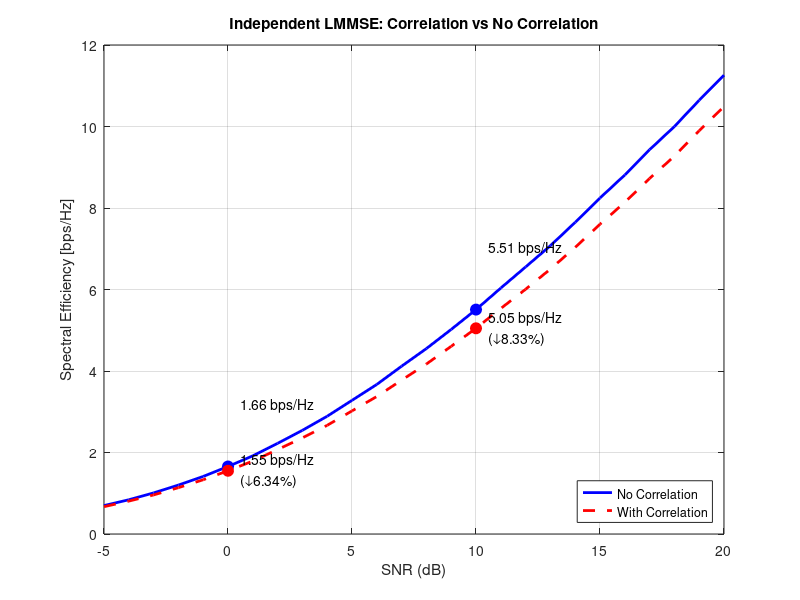
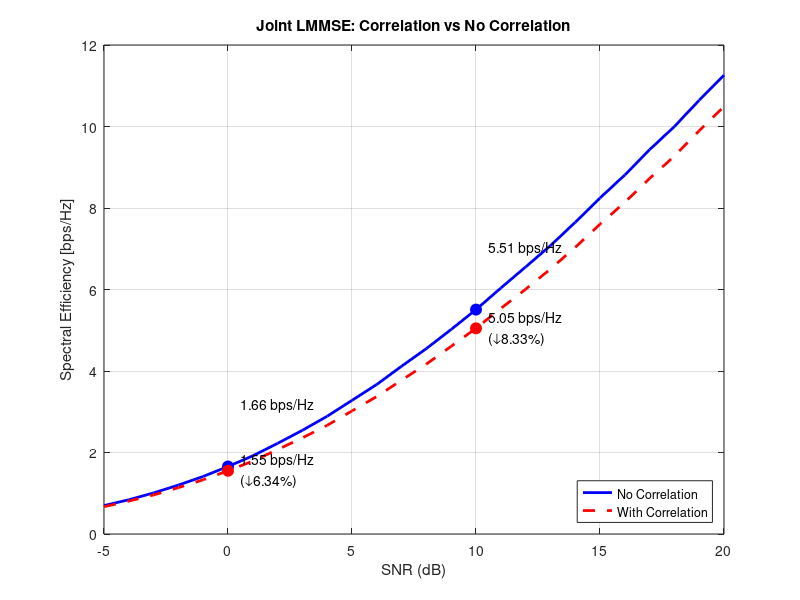

Write the MATLAB code that produced these figures, in order.
clear; clc; close all;

% Parameters
Nt = 2; Nr = 2;
snr_dB = -5:1:20;
snr = 10.^(snr_dB / 10);
n_iter = 10000;

% Correlation matrices
Rt = [1 0.6; 0.6 1];
Rr = [1 0.4; 0.4 1];
R_kron = kron(Rt.', Rr);
    
alpha = 0.002;         % Pilot overhead
Nc = 100000;            % Coherence block length


C_iid_indep = zeros(size(snr));
C_corr_indep = zeros(size(snr));
C_iid_joint = zeros(size(snr));
C_corr_joint = zeros(size(snr));

for i = 1:length(snr)
    cap_iid_indep = 0; cap_corr_indep = 0;
    cap_iid_joint = 0; cap_corr_joint = 0;

    % MMSE + SNR_eff
    MMSE = 1 ./ (1 + (alpha * Nc / Nt) * snr(i));
    SNR_eff = snr(i) * (1 - MMSE) ./ (1 + snr(i) * MMSE);

    for k = 1:n_iter
        % -------- Shared channel realization --------
        H_base = (randn(Nr,Nt) + 1j * randn(Nr,Nt)) / sqrt(2);
        H_iid = H_base;
        H_corr = sqrtm(Rr) * H_base * sqrtm(Rt);

        % -------- Independent LMMSE (SNR_eff) --------
        cap_iid_indep  = cap_iid_indep  + (1 - alpha) * real(log2(det(eye(Nr) + (SNR_eff / Nt) * H_iid  * H_iid')));
        cap_corr_indep = cap_corr_indep + (1 - alpha) * real(log2(det(eye(Nr) + (SNR_eff / Nt) * H_corr * H_corr')));

        % -------- Joint LMMSE (same channel base) --------
        h_base = reshape(H_base, [], 1);
        H_iid_joint  = reshape(h_base, Nr, Nt);
        H_corr_joint = reshape(sqrtm(R_kron) * h_base, Nr, Nt);
        cap_iid_joint  = cap_iid_joint  + (1 - alpha) * real(log2(det(eye(Nr) + (SNR_eff / Nt) * H_iid_joint  * H_iid_joint')));
        cap_corr_joint = cap_corr_joint + (1 - alpha) * real(log2(det(eye(Nr) + (SNR_eff / Nt) * H_corr_joint * H_corr_joint')));
    end

    C_iid_indep(i) = cap_iid_indep / n_iter;
    C_corr_indep(i) = cap_corr_indep / n_iter;
    C_iid_joint(i) = cap_iid_joint / n_iter;
    C_corr_joint(i) = cap_corr_joint / n_iter;
end

% Indices
idx_0dB = find(snr_dB == 0);
idx_10dB = find(snr_dB == 10);

% Reduction
reduction0_indep = 100 * (C_iid_indep(idx_0dB) - C_corr_indep(idx_0dB)) / C_iid_indep(idx_0dB);
reduction10_indep = 100 * (C_iid_indep(idx_10dB) - C_corr_indep(idx_10dB)) / C_iid_indep(idx_10dB);

reduction0_joint = 100 * (C_iid_joint(idx_0dB) - C_corr_joint(idx_0dB)) / C_iid_joint(idx_0dB);
reduction10_joint = 100 * (C_iid_joint(idx_10dB) - C_corr_joint(idx_10dB)) / C_iid_joint(idx_10dB);

%% --------- Figure 1: Independent LMMSE (Correlation) ---------
figure(1);
h1 = plot(snr_dB, C_iid_indep, 'b-', 'LineWidth', 2); hold on;
h2 = plot(snr_dB, C_corr_indep, 'r--', 'LineWidth', 2);
xlabel('SNR (dB)');
ylabel('Spectral Efficiency [bps/Hz]');
title('Independent LMMSE: Correlation vs No Correlation');

grid on;

% Markers and text
plot(snr_dB(idx_0dB), C_iid_indep(idx_0dB), 'bo', 'MarkerSize', 8, 'MarkerFaceColor', 'b');
plot(snr_dB(idx_0dB), C_corr_indep(idx_0dB), 'ro', 'MarkerSize', 8, 'MarkerFaceColor', 'r');
text(snr_dB(idx_0dB)+0.5, C_iid_indep(idx_0dB)+1.5, sprintf('%.2f bps/Hz', C_iid_indep(idx_0dB)));
text(snr_dB(idx_0dB)+0.5, C_corr_indep(idx_0dB), ...
     sprintf('%.2f bps/Hz\n(↓%.2f%%)', C_corr_indep(idx_0dB), reduction0_indep));

plot(snr_dB(idx_10dB), C_iid_indep(idx_10dB), 'bo', 'MarkerSize', 8, 'MarkerFaceColor', 'b');
plot(snr_dB(idx_10dB), C_corr_indep(idx_10dB), 'ro', 'MarkerSize', 8, 'MarkerFaceColor', 'r');
text(snr_dB(idx_10dB)+0.5, C_iid_indep(idx_10dB)+1.5, sprintf('%.2f bps/Hz', C_iid_indep(idx_10dB)));
text(snr_dB(idx_10dB)+0.5, C_corr_indep(idx_10dB), ...
     sprintf('%.2f bps/Hz\n(↓%.2f%%)', C_corr_indep(idx_10dB), reduction10_indep));
legend([h1, h2], {'No Correlation', 'With Correlation'}, 'Location', 'SouthEast');
print(gcf, '5_48_ac', '-depsc2');

%% --------- Figure 2: Joint LMMSE (Correlation) ---------
figure(2);
h3 = plot(snr_dB, C_iid_joint, 'b-', 'LineWidth', 2); hold on;
h4 = plot(snr_dB, C_corr_joint, 'r--', 'LineWidth', 2);
xlabel('SNR (dB)');
ylabel('Spectral Efficiency [bps/Hz]');
title('Joint LMMSE: Correlation vs No Correlation');

grid on;

% Markers and text
plot(snr_dB(idx_0dB), C_iid_joint(idx_0dB), 'bo', 'MarkerSize', 8, 'MarkerFaceColor', 'b');
plot(snr_dB(idx_0dB), C_corr_joint(idx_0dB), 'ro', 'MarkerSize', 8, 'MarkerFaceColor', 'r');
text(snr_dB(idx_0dB)+0.5, C_iid_joint(idx_0dB)+1.5, sprintf('%.2f bps/Hz', C_iid_joint(idx_0dB)));
text(snr_dB(idx_0dB)+0.5, C_corr_joint(idx_0dB), ...
     sprintf('%.2f bps/Hz\n(↓%.2f%%)', C_corr_joint(idx_0dB), reduction0_joint));

plot(snr_dB(idx_10dB), C_iid_joint(idx_10dB), 'bo', 'MarkerSize', 8, 'MarkerFaceColor', 'b');
plot(snr_dB(idx_10dB), C_corr_joint(idx_10dB), 'ro', 'MarkerSize', 8, 'MarkerFaceColor', 'r');
text(snr_dB(idx_10dB)+0.5, C_iid_joint(idx_10dB)+1.5, sprintf('%.2f bps/Hz', C_iid_joint(idx_10dB)));
text(snr_dB(idx_10dB)+0.5, C_corr_joint(idx_10dB), ...
     sprintf('%.2f bps/Hz\n(↓%.2f%%)', C_corr_joint(idx_10dB), reduction10_joint));
legend([h3, h4], {'No Correlation', 'With Correlation'}, 'Location', 'SouthEast');
print(gcf, '5_48_bc', '-depsc2');
